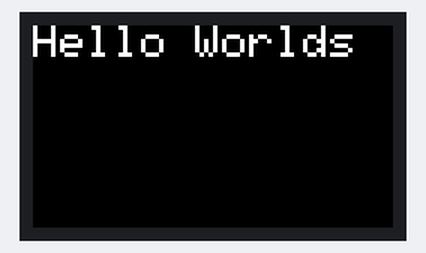
This program was run on a simulated ESP32. Shown: 240×135 colour display.

Above: at 0.2 s.

The program:

main.cpp
```cpp
#include <M5StickCPlus.h>

/* After M5StickC Plus is started or reset
  the program in the setUp () function will be run, and this part will only be
  run once. 在 M5StickC Plus
  启动或者复位后，即会开始执行setup()函数中的程序，该部分只会执行一次。 */
void setup() {
    M5.begin();  // Initialize M5StickC Plus.  初始化 M5StickC PLus
    M5.Lcd.setTextSize(3);  // Set font size.  设置字体大小
    M5.Lcd.setRotation(3);  // Rotate the screen. 将屏幕旋转
    // LCD display.  Lcd显示
    M5.Lcd.print("Hello Worlds");
}

/* After the program in setup() runs, it runs the program in loop()
The loop() function is an infinite loop in which the program runs repeatedly
在setup()函数中的程序执行完后，会接着执行loop()函数中的程序
loop()函数是一个死循环，其中的程序会不断的重复运行 */
void loop() {
}
```
